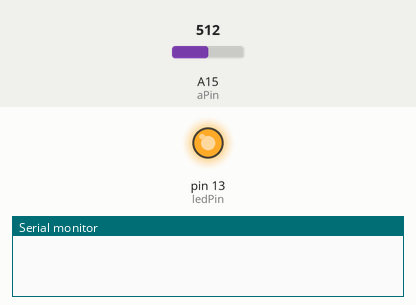
The sketch below on a simulated Arduino Mega 2560, built with avr-gcc and run on an emulated ATmega2560. Parts: output pins drawn as LEDs (lit = HIGH), the last lines printed to the serial monitor. The inputs (shaded band) are chosen by the test bench; at power-on: A15 (aPin) = 512.

Above: at 1.2 s.
1.3 s: A15 (aPin) set to 4
2.8 s: A15 (aPin) set to 1
At 3.5 s:
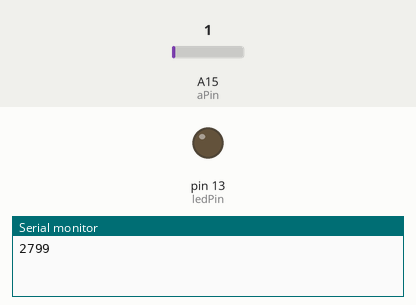
4.3 s: A15 (aPin) set to 20
At 4.7 s:
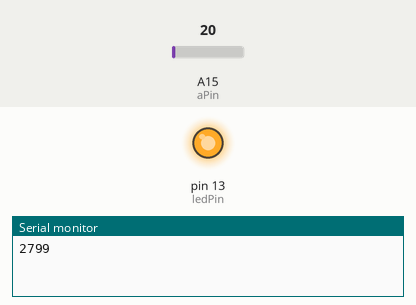
5.8 s: A15 (aPin) set to 0
At 7.0 s:
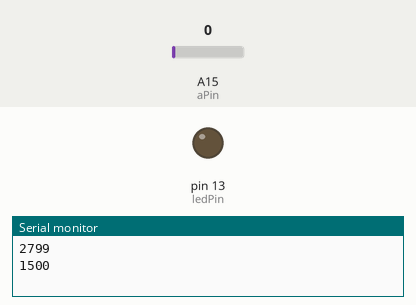
Timing chart, 0 to 8.3 s (numbered marks = the images above; inputs shaded):
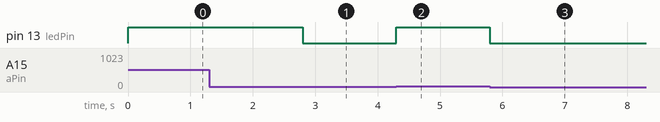

Measured:
- the behaviour switches between 3 and 2 on A15 (aPin) (found by bisection; images 0 and 1)
- after the input at 1.3 s, every drawn part: stays the same
- after the input at 2.8 s, pin 13 (ledPin): HIGH → LOW at once
- after the input at 4.3 s, pin 13 (ledPin): LOW → HIGH at once
- after the input at 5.8 s, pin 13 (ledPin): HIGH → LOW at once

The sketch:

analogshutter.ino
```cpp
int aPin=A15;
int ledPin=13;

unsigned long duration=-1;
bool shutterisopen, shutterwasopen;


// the setup function runs once when you press reset or power the board
void setup() {

  pinMode(aPin, INPUT);
  pinMode(ledPin, OUTPUT);
  Serial.begin(9600);

  shutterwasopen=(analogRead(aPin)*100>10);

}

// the loop function runs over and over again forever
void loop() {

  shutterisopen=(analogRead(aPin)>2);

  if(shutterisopen){
    if(!shutterwasopen)  duration=millis();
    else digitalWrite(ledPin, HIGH);
    shutterwasopen=true;
    }
  else{ //shutter closed
  digitalWrite(ledPin, LOW);
    if(shutterwasopen) {
    Serial.println(millis()-duration);
    //duration=-1;
    }
    shutterwasopen=false;
    }
  }
 //if(duration!=-1) digitalWrite(ledPin, HIGH);

 //Serial.println(100*analogRead(aPin));
```
